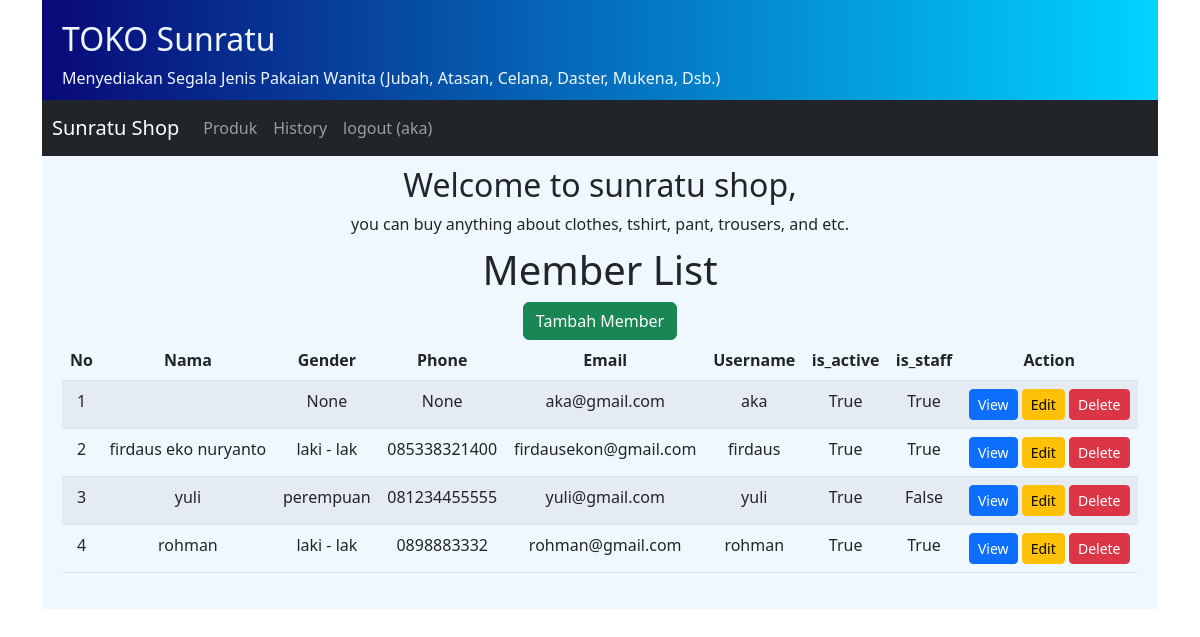
Page /members/ (signed in) on the committed database.
### myapp/models.py (models this page shows, shortened)
class Member(AbstractUser):
    name = models.CharField(max_length=50)
    gender = models.CharField(max_length=10, null=True, blank=True)
    phone = models.CharField(max_length=12, null=True, blank=True)

### myapp/views.py (the view)
# urls.py: path('members/', views.member_list, name='member_list'),
def member_list(request):
    members = Member.objects.all()
    return render(request, 'myapp/member_list.html', {'members': members})

### myapp/templates/myapp/member_list.html (shortened to what this page needs)
{% extends "myapp/master_template.html" %}
{% block content %}
<div class="container" style="background-color: aliceblue">
  <div class="row text-center" style="padding: 10px">
    <div class="col">
      <h2 class="">Welcome to sunratu shop,</h2>
      you can buy anything about clothes, tshirt, pant, trousers, and etc.
      <div class="container-body">
        <div class="row" style="padding: 10px">
            <h1>Member List</h1>
            <a href="{% url 'member_create' %}"><button class="btn btn-success">Tambah Member</button></a>
            <table class="table table-striped" style="width: 100%;" align="center">
                <thead>
                <tr>
                    <th>No</th>
                    <th>Nama</th>
                    <th>Gender</th>
                    <th>Phone</th>
                    <th>Email</th>
                    <th>Username</th>
                    <th>is_active</th>
                    <th>is_staff</th>
                    <th>Action</th>
                </tr>
            </thead>
            <tbody>
                {% for member in members %}
                <tr>
                    <td>{{ forloop.counter }}</td>
                    <td>{{ member.name }}</td>
                    <td>{{ member.gender }}</td>
                    <td>{{ member.phone }}</td>
                    <td>{{ member.email }}</td>
                    <td>{{ member.username }}</td>
                    <td>{{ member.is_active }}</td>
                    <td>{{ member.is_staff }}</td>
                    <td>
                        <a href="{% url 'member_detail' member.id %}" class="btn btn-primary btn-sm">View</a>
                      <a href="{% url 'member_update' member.id %}" class="btn btn-warning btn-sm">Edit</a>
                        <form method="POST" action="{% url 'member_delete' member.id %}" style="display: inline;">
                          <button type="submit" class="btn btn-danger btn-sm">Delete</button>
                        </form>
                      </td>
                </tr>
                {% endfor %}
            </tbody>
            </table>
      </div>
    </div>
  </div>
</div>
{% endblock %}

### myapp/templates/myapp/master_template.html (shortened to what this page needs)
<!DOCTYPE html>
<html lang="en">
  <head>
    <link
      href="https://cdn.jsdelivr.net/npm/bootstrap@5.2.3/dist/css/bootstrap.min.css"
      rel="stylesheet"
    />
  </head>
  <body>
    <div class="container">
      <div
        style="
          height: 100px;
          width: 100%;
          color: aliceblue;
          padding: 20px;
          background: rgb(9, 9, 121);
          background: linear-gradient(
            90deg,
            rgba(9, 9, 121, 1) 0%,
            rgba(0, 212, 255, 1) 100%
          );
        "
      >
        <h2>TOKO Sunratu</h2>
        Menyediakan Segala Jenis Pakaian Wanita (Jubah, Atasan, Celana, Daster,
        Mukena, Dsb.)
      </div>
      <nav
        class="navbar navbar-expand-lg navbar-dark bg-dark"
        style="padding-left: 10px"
      >
        <a class="navbar-brand" href="/">Sunratu Shop</a>
        <div class="collapse navbar-collapse" id="navbarNav">
          <ul class="navbar-nav">
              {% if user.is_authenticated and user.is_staff %}
              <li class="nav-item">
                <a class="nav-link" href="{% url 'product_buying' %}"> Produk</a>
              </li>
              <li class="nav-item">
                <a class="nav-link" href="{% url 'history' %}"> History</a>
              </li>
              <li class="nav-item">
                <a class="nav-link" href="{% url 'logout_view' %}"> logout ({{user.username}})</a>
              </li>
              {% endif %}
          </ul>
        </div>
      </nav>
      {% block content %}
      {% endblock %}
    </div>
  </body>
</html>

### rows in the picture
Member: username "aka", gender "None", phone "None", email "aka@gmail.com", is_active "True", is_staff "True"
Member: name "firdaus eko nuryanto", gender "laki - lak", phone "085338321400", email "firdausekon@gmail.com", username "firdaus", is_active "True", is_staff "True"
Member: name "yuli", gender "perempuan", phone "081234455555", email "yuli@gmail.com", username "yuli", is_active "True", is_staff "False"
Member: name "rohman", gender "laki - lak", phone "0898883332", email "rohman@gmail.com", username "rohman", is_active "True", is_staff "True"
